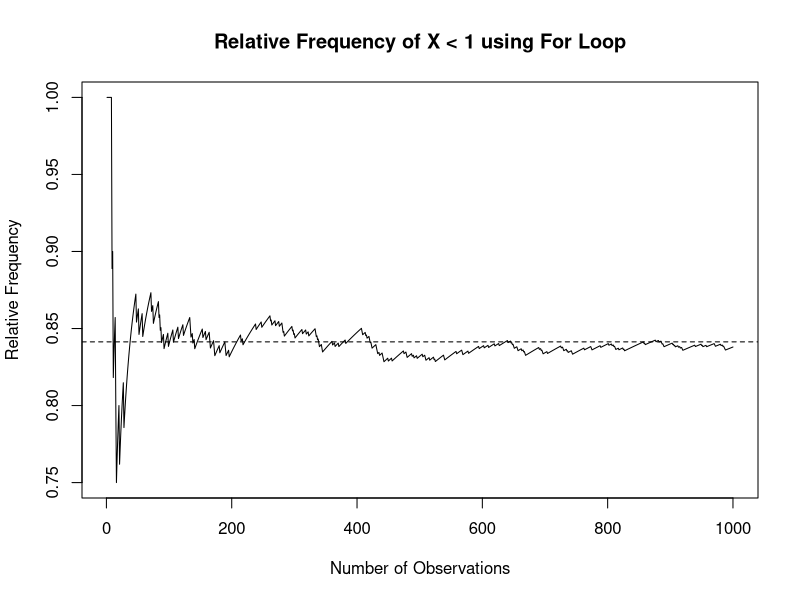
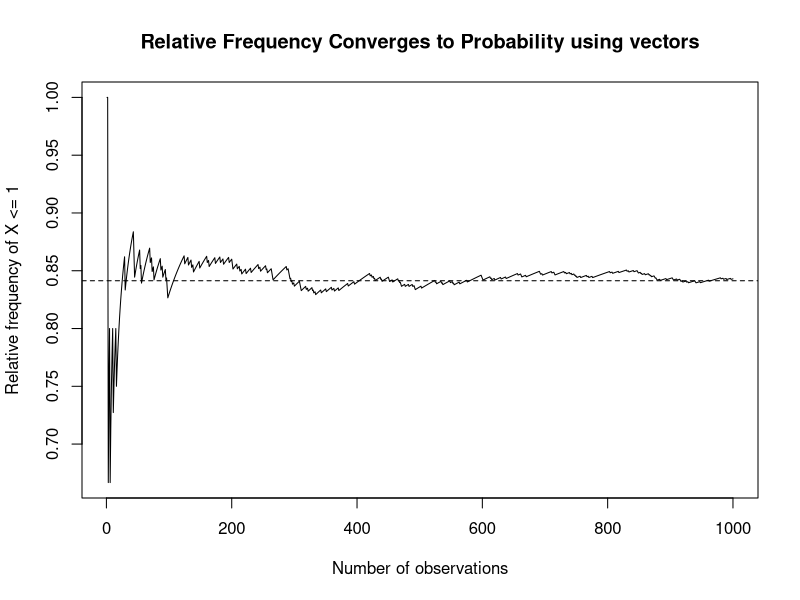
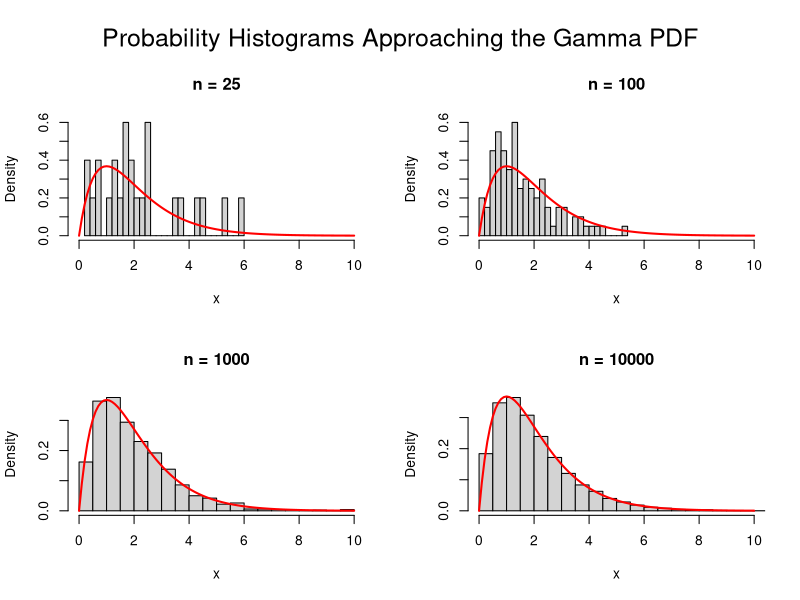
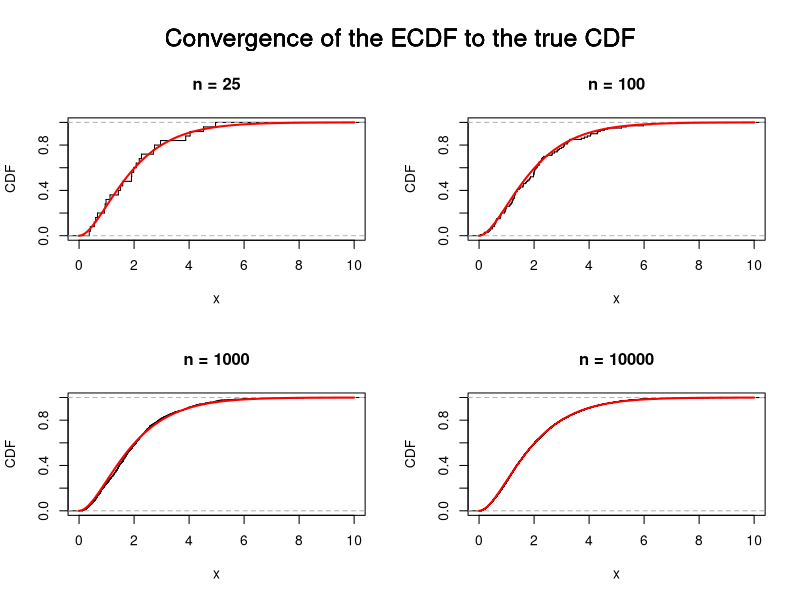
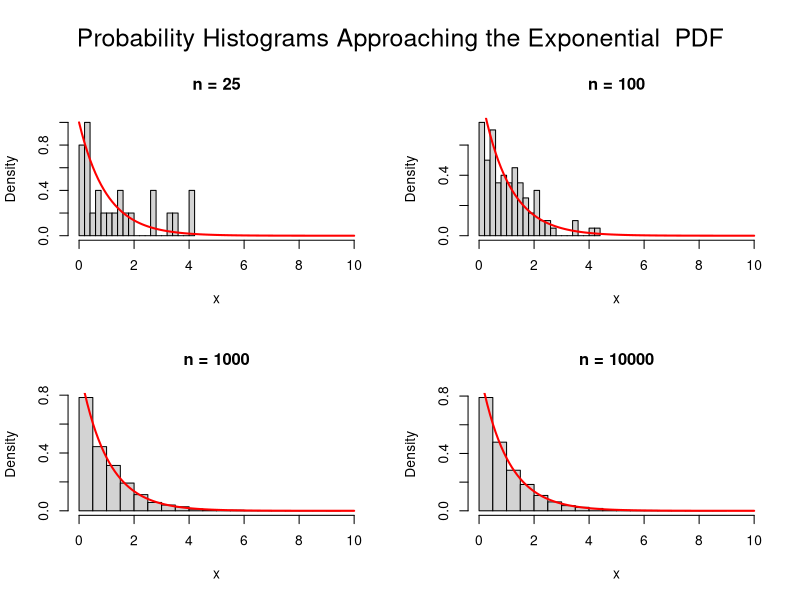
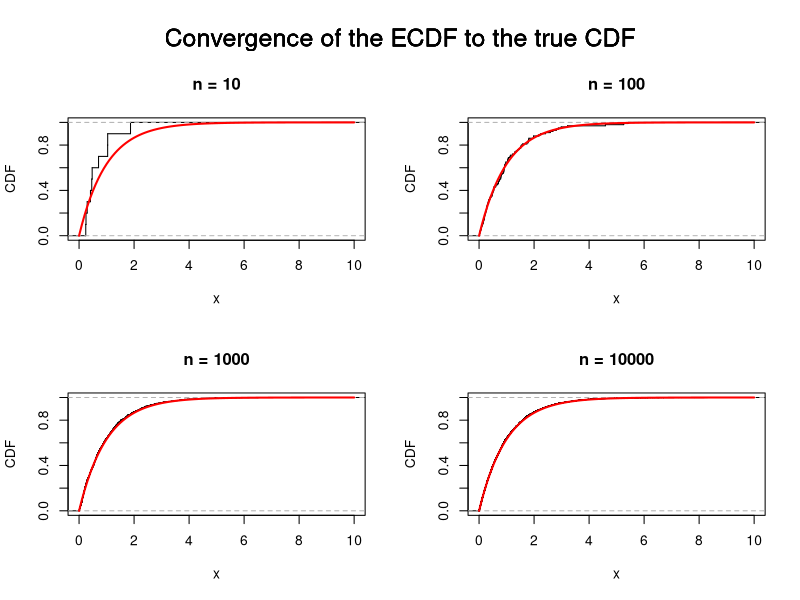

Source code (R) for these figures, in order:
## ---- chunk 1
knitr::opts_chunk$set(echo = TRUE)
## ---- chunk 2
# Number of observations
n <- 1000

x <- rnorm(n, mean = 0, sd = 1)

rel_freq <- numeric(n)
count <- 0

for (i in 1:n) {
    if (x[i] < 1) {
        count <- count + 1
    }

    rel_freq[i] <- count / i
}

plot(1:n, rel_freq,
     type = "l",
     xlab = "Number of Observations",
     ylab = "Relative Frequency",
     main = "Relative Frequency of X < 1 using For Loop")

abline(h = pnorm(1), lty = 2)
## ---- chunk 3
set.seed(123)

n <- 1000
x <- rnorm(n)   # creates a 1-d vector of length n 

# some checks what is going on
#x
#x<1

#x<=1 creates a boolean vector where T/F indicates x<=1 condition
#cumsum() creates numeric vector of the running total of the number of TRUE
# / (1:n) does elementwise division to create the ecdf vector 
relative_frequency <- cumsum(x <= 1) / (1:n)

plot(1:n, relative_frequency, type = "l",
     xlab = "Number of observations",
     ylab = "Relative frequency of X <= 1",
     main = "Relative Frequency Converges to Probability using vectors")


# add a horizontal line to the existing plot.
#pnorm(1) calculates the std normal CDF at Z=1 on the table, P(Z<=1)
abline(h = pnorm(1), lty = 2)


## ---- chunk 4
# Sample sizes
sample_sizes <- c(25, 100, 1000, 10000)

# Set up a 2 x 2 plotting window
par(mfrow = c(2, 2), oma = c(0, 0, 3, 0))

for (n in sample_sizes) {

    # Generate random observations
    x <- rgamma(n, shape = 2, rate = 1)

    # Probability histogram
    hist(
        x,
        probability = TRUE,        # puts probabilities on y axis
        breaks = 20,               # bins for plotting 
        main = paste("n =", n),
        xlab = "x",      
        xlim = c(0, 10)            # all 4 graphs have same x-axis
    )

    # Add the theoretical Gamma PDF
    curve(
        dgamma(x, shape = 2, rate = 1),
        add = TRUE,
        col = "red",
        lwd = 2
    )
}

mtext(
    "Probability Histograms Approaching the Gamma PDF",
    outer = TRUE,
    side = 3,
    cex = 1.5
)

## ---- chunk 5
sample_sizes <- c(25, 100, 1000, 10000)

# Set up a 2 x 2 plotting window
par(mfrow = c(2, 2), oma = c(0, 0, 3, 0))

for (n in sample_sizes) {

    # Generate a random sample
    x <- rgamma(n, shape = 2, rate = 1)

    # Plot the empirical CDF
    plot(
        ecdf(x),
        main = paste("n =", n),
        xlab = "x",
        ylab = "CDF",
        xlim = c(0, 10),
        verticals = TRUE,
        do.points = FALSE
    )

    # Add the true Gamma CDF
    curve(
        pgamma(x, shape = 2, rate = 1),
        add = TRUE,
        col = "red",
        lwd = 2
    )
    
mtext(
    "Convergence of the ECDF to the true CDF",
    outer = TRUE,
    side = 3,
    cex = 1.5
)

}

## ---- chunk 6
# Sample sizes
sample_sizes <- c(25, 100, 1000, 10000)

# Set up a 2 x 2 plotting window
par(mfrow = c(2, 2), oma = c(0, 0, 3, 0))

for (n in sample_sizes) {

    # Generate random observations
    x <- rexp(n, rate = 1)

    # Probability histogram
    hist(
        x,
        probability = TRUE,        # puts probabilities on y axis
        breaks = 20,               # bins for plotting 
        main = paste("n =", n),
        xlab = "x",      
        xlim = c(0, 10)            # all 4 graphs have same x-axis
    )

    # Add the theoretical Exponential PDF
    curve(
        dexp(x,rate = 1),
        add = TRUE,
        col = "red",
        lwd = 2    # Line width
    )
}

mtext(
    "Probability Histograms Approaching the Exponential  PDF",
    outer = TRUE,
    side = 3,
    cex = 1.5
)

# dev.off(1,1) goes back to the default
## ---- chunk 7
sample_sizes <- c(10, 100, 1000, 10000)

# Set up a 2 x 2 plotting window
par(mfrow = c(2, 2), oma = c(0, 0, 3, 0))

for (n in sample_sizes) {

    # Generate a random sample
    x <- rexp(n, rate = 1)

    # Plot the empirical CDF
    plot(
        ecdf(x),
        main = paste("n =", n),
        xlab = "x",
        ylab = "CDF",
        xlim = c(0, 10),
        verticals = TRUE,
        do.points = FALSE
    )

    # Add the true Exponential CDF
    curve(
        pexp(x,rate = 1),
        add = TRUE,
        col = "red",
        lwd = 2
    )
    
mtext(
    "Convergence of the ECDF to the true CDF",
    outer = TRUE,
    side = 3,
    cex = 1.5
)

}
